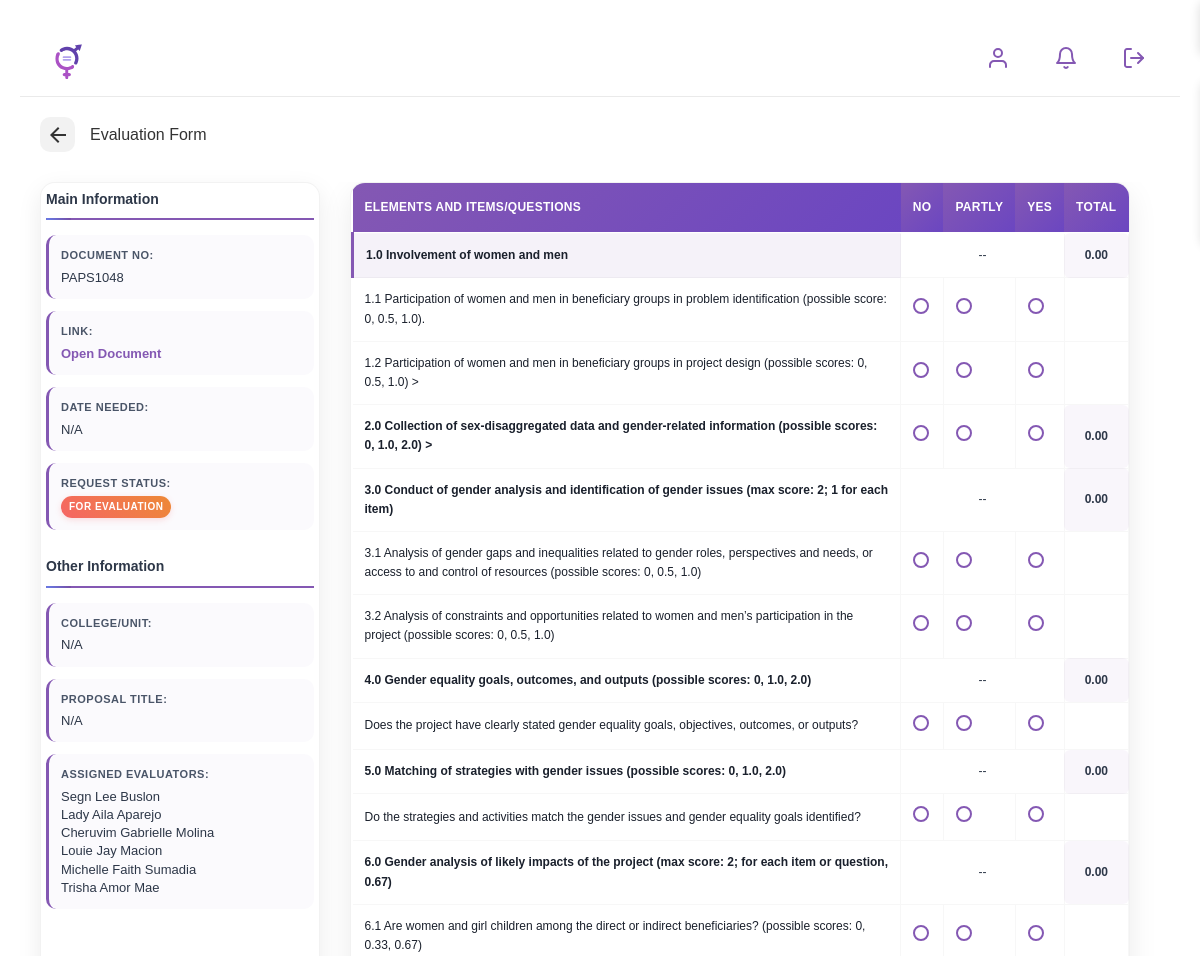
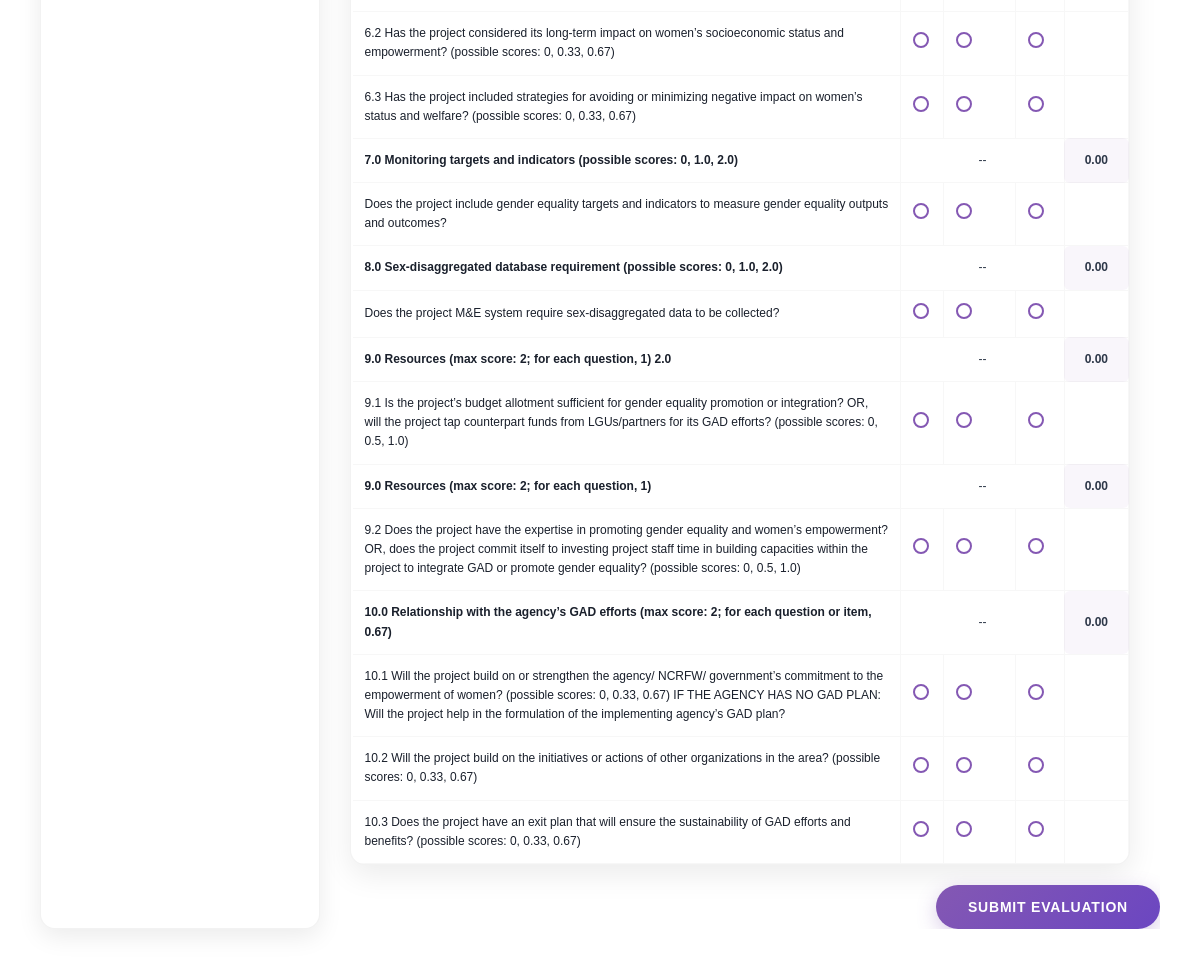
The app's page /evaluation-form.php?papsID=PAPS1048 (signed in) with its own data (2 pictures, top to bottom).
### tables this page shows
CREATE TABLE IF NOT EXISTS `paps` (
  `papsID` varchar(10) NOT NULL,
  `userID` varchar(10) NOT NULL,
  `title` varchar(200) NOT NULL,
  `organization` varchar(25) NOT NULL,
  `dateSubmitted` date NOT NULL DEFAULT (curdate()),
  `fileLink` varchar(1000) NOT NULL,
  `status` enum('unassigned','pending','completed') DEFAULT 'unassigned',
  `finalScore` decimal(10,2) DEFAULT NULL,
  PRIMARY KEY (`papsID`),
  KEY `paps_ibfk_1` (`userID`)
);

CREATE TABLE IF NOT EXISTS `scoresheet` (
  `itemID` varchar(10) NOT NULL,
  `item` text NOT NULL,
  `subitem` text,
  `adminID` varchar(10) NOT NULL,
  `yesValue` decimal(5,2) NOT NULL,
  `noValue` decimal(5,2) NOT NULL,
  `partlyValue` decimal(5,2) NOT NULL,
  PRIMARY KEY (`itemID`),
  KEY `adminID` (`adminID`)
);

### evaluation-form.php (the view, shortened to what this page needs)
<?php
include 'db_connection.php';
$papsID = $_GET['papsID'] ?? null;
$conn = new mysqli($host, $user, $pass, $db);
$res = $conn->query("SELECT MAX(versionID) AS latest FROM ScoresheetVersions");
$versionID = $res->fetch_assoc()['latest'] ?? '';
$stmt = $conn->prepare("SELECT s.* FROM ScoresheetVersions sv JOIN Scoresheet s ON sv.itemID = s.itemID WHERE sv.versionID = ? ORDER BY CAST(SUBSTRING_INDEX(s.item, '.', 1) AS UNSIGNED), s.itemID");
$stmt->bind_param("s", $versionID);
$stmt->execute();
$result = $stmt->get_result();
$scoresheet = [];
while ($row = $result->fetch_assoc()) {
    $item = $row['item'];
    $subitem = $row['subitem'];
    if (!isset($scoresheet[$item])) {
        $scoresheet[$item] = [
            'parent' => $row,
            'subitems' => [],
        ];
    }
    if (!empty($subitem)) {
        $scoresheet[$item]['subitems'][] = $row;
    }
}
$stmt = $conn->prepare("SELECT papsID, title, organization, fileLink, status FROM paps WHERE papsID = ?");
$stmt->bind_param("s", $papsID);
$stmt->execute();
$result = $stmt->get_result();
$papInfo = $result->fetch_assoc();
$stmt = $conn->prepare("SELECT fname, lname FROM assignedeval ae JOIN evaluator e ON ae.evaluatorID = e.evaluatorID WHERE ae.papsID = ?");
$stmt->bind_param("s", $papsID);
$stmt->execute();
$result = $stmt->get_result();
$assignedEvaluators = [];
while ($row = $result->fetch_assoc()) {
    $assignedEvaluators[] = $row['fname'] . ' ' . $row['lname'];
}
?>
<!DOCTYPE html>
<html lang="en">
<head>
  <link rel="stylesheet" href="globalstyles.css">
  <link rel="stylesheet" href="evaluator.css">
  <link rel="stylesheet" href="evaluation-form.css">
</head>
<body style>
    <div class="view" style="min-height: 90vh; margin:0 auto; padding:20px; box-sizing:border-box;">
        <div class="header" style="position:sticky; top:0; z-index:100; background:#fff;">
            <div class="logo">
                <div class="logo-icon">
                    <img src="img/logo.svg" alt="GAD Logo" width="80" height="80">
                </div>
            </div>
           <div class="header-actions">
                <div class="header-icon-container">
                    <button class="icon-button">
                    </button>
                </div>
                    <div class="header-icon-container">
                    <button class="icon-button" id="notification-button" title="Notifications">
                    </button>
                </div>
                <div class="header-icon-container">
                    <button class="icon-button" id="menu-button" title="Log out">
                    </button>
                </div>
            </div>
        </div>
      <div class="subheader-container">
        <div class="subheader-header">
            <div class="header-left">
                <a href="evalhome.php" class="back-icon">
                    <svg width="24" height="24" viewBox="0 0 24 24" fill="none" xmlns="http://www.w3.org/2000/svg">
                        <path d="M20 11H7.83L13.42 5.41L12 4L4 12L12 20L13.41 18.59L7.83 13H20V11Z" fill="#333333"/>
                    </svg>
                </a>
                <div class="subheader-title">Evaluation Form</div>
            </div>
        </div>
      </div>
    <div class="content">
      <div class="sidebar">
        <div class="info-section">
          <h2 class="info-title">Main Information</h2>
          <div class="info-row">
            <div class="info-label">Document No:</div>
            <div class="info-value"><?php echo htmlspecialchars($papInfo['papsID'] ?? 'N/A'); ?></div>
          </div>
          <div class="info-row">
            <div class="info-label">Link:</div>
            <div class="info-value">
              <a href="<?php echo htmlspecialchars($papInfo['fileLink'] ?? '#'); ?>" target="_blank">
                <?php echo !empty($papInfo['fileLink']) ? 'Open Document' : 'No link available'; ?>
              </a>
            </div>
          </div>
          <div class="info-row">
            <div class="info-label">Date Needed:</div>
            <div class="info-value">N/A</div>
          </div>
          <div class="info-row">
            <div class="info-label">Request Status:</div>
            <div class="info-value">
              <span class="badge">FOR EVALUATION</span>
            </div>
          </div>
        </div>
        <div class="info-section">
          <h2 class="info-title">Other Information</h2>
          <div class="info-row">
            <div class="info-label">College/Unit:</div>
            <div class="info-value"><?php echo htmlspecialchars($papInfo['organization'] ?? 'N/A'); ?></div>
          </div>
          <div class="info-row">
            <div class="info-label">Proposal Title:</div>
            <div class="info-value"><?php echo htmlspecialchars($papInfo['title'] ?? 'N/A'); ?></div>
          </div>
<div class="info-row">
  <div class="info-label">Assigned Evaluators:</div>
  <div class="info-value">
    <?php echo !empty($assignedEvaluators) ? implode('<br>', array_map('htmlspecialchars', $assignedEvaluators)) : 'None assigned'; ?>
  </div>
</div>
        </div>
      </div>
<form id="evaluationForm" method="POST" action="save_scores.php" onsubmit="return true;">
<div class="table-container">
<table class="sticky-header">
  <thead>
    <tr>
      <th>Elements and Items/Questions</th>
      <th>No</th>
      <th>Partly</th>
      <th>Yes</th>
      <th>Total</th>
    </tr>
  </thead>
  <tbody>
    <?php foreach ($scoresheet as $item => $group): ?>
    <tr>
      <td><strong><?= htmlspecialchars($item) ?></strong></td>
      <?php if (count($group['subitems']) === 0): ?>
      <td><input type="radio" name="score[<?= $group['parent']['itemID'] ?>]" value="<?= $group['parent']['noValue'] ?>" data-parent="<?= $group['parent']['itemID'] ?>"></td>
      <td><input type="radio" name="score[<?= $group['parent']['itemID'] ?>]" value="<?= $group['parent']['partlyValue'] ?>" data-parent="<?= $group['parent']['itemID'] ?>"></td>
      <td><input type="radio" name="score[<?= $group['parent']['itemID'] ?>]" value="<?= $group['parent']['yesValue'] ?>" data-parent="<?= $group['parent']['itemID'] ?>"></td>
      <td class="total" id="total_item_<?= $group['parent']['itemID'] ?>">0.00</td>
      <?php else: ?>
      <td colspan="3" style="text-align: center;">--</td>
      <td class="total" id="total_item_<?= $group['parent']['itemID'] ?>">0.00</td>
      <?php endif; ?>
    </tr>
    <?php
    usort($group['subitems'], function($a, $b) {
        $aVal = floatval(preg_replace('/[^0-9.]/', '', $a['subitem']));
        $bVal = floatval(preg_replace('/[^0-9.]/', '', $b['subitem']));
        return $aVal <=> $bVal;
    });
    foreach ($group['subitems'] as $sub): ?>
    <tr>
      <td><?= htmlspecialchars($sub['subitem']) ?></td>
      <td><input type="radio" name="score[<?= $sub['itemID'] ?>]" value="<?= $sub['noValue'] ?>" data-parent="<?= $group['parent']['itemID'] ?>"></td>
      <td><input type="radio" name="score[<?= $sub['itemID'] ?>]" value="<?= $sub['partlyValue'] ?>" data-parent="<?= $group['parent']['itemID'] ?>"></td>
      <td><input type="radio" name="score[<?= $sub['itemID'] ?>]" value="<?= $sub['yesValue'] ?>" data-parent="<?= $group['parent']['itemID'] ?>"></td>
      <td></td>
    </tr>
    <?php endforeach; ?>
    <?php endforeach; ?>
  </tbody>
</table>
</div>
<button class="submit-btn" type="submit">Submit Evaluation</button>
</form>
              </div>
      </div>
</body>
</html>

### globalstyles.css (style rules this page uses)
* { margin: 0; padding: 0; box-sizing: border-box; font-family: Arial, Helvetica, sans-serif; }
body { font-family: 'Segoe UI', Tahoma, Geneva, Verdana, sans-serif; background-color: #f5f7fa; color: #333; line-height: 1.6; background-color: #f0f0f0; min-height: 100vh; }
.view { width: 100vw; min-height: 100vh; background-color: white; box-shadow: 0 0 10px rgba(0, 0, 0, 0.1); display: flex; flex-direction: column; }
.header { display: flex; justify-content: space-between; align-items: center; padding: 20px; background-color: white; border-bottom: 1px solid #eaeaea; }
.logo { display: flex; align-items: center; margin-top: 10px; }
.logo-icon { width: 40px; height: 40px; display: flex; align-items: center; margin-left: -10px; }
.header-actions { display: flex; gap: 20px; }
.icon-button { background: none; border: none; cursor: pointer; width: 60px; height: 60px; display: flex; align-items: center; justify-content: center; border-radius: 50%; transition: background-color 0.3s; }
.content { display: flex; justify-content: center; align-items: center; flex: 1; padding: 40px 20px; }
.subheader-container { padding: 20px; }
.header-left { display: flex; align-items: center; }
.back-icon { margin-right: 15px; display: flex; align-items: center; }
.subheader-title { font-size: 16px; font-weight: 500; }
.header-icon-container { display: flex; flex-direction: column; align-items: center; }

### evaluator.css (style rules this page uses)
.header { display: flex; justify-content: space-between; align-items: center; padding: 8px 16px; }
.header-actions { display: flex; gap: 8px; }
.icon-button { padding: 4px; }
.logo { margin-right: 90px; }
.table-container { margin: 0 30px; background: white; border-radius: 12px; overflow: hidden; }

### records on screen
paps: papsID "PAPS1048"
scoresheet: item "1.0 Involvement of women and men", subitem "1.1 Participation of women and men in beneficiary groups in problem identification (possible score: 0, 0.5, 1.0)."
scoresheet: subitem "1.2 Participation of women and men in beneficiary groups in project design (possible scores: 0, 0.5, 1.0) >"
scoresheet: item "2.0 Collection of sex-disaggregated data and gender-related information (possible scores: 0, 1.0, 2.0) >"
scoresheet: item "3.0 Conduct of gender analysis and identification of gender issues (max score: 2; 1 for each item)", subitem "3.1 Analysis of gender gaps and inequalities related to gender roles, perspectives and needs, or access to and control of resources (possible scores: 0, 0.5, 1.0)"
scoresheet: subitem "3.2 Analysis of constraints and opportunities related to women and men’s participation in the project (possible scores: 0, 0.5, 1.0)"
scoresheet: item "4.0 Gender equality goals, outcomes, and outputs (possible scores: 0, 1.0, 2.0)", subitem "Does the project have clearly stated gender equality goals, objectives, outcomes, or outputs?"
scoresheet: item "5.0 Matching of strategies with gender issues (possible scores: 0, 1.0, 2.0)", subitem "Do the strategies and activities match the gender issues and gender equality goals identified?"
scoresheet: item "6.0 Gender analysis of likely impacts of the project (max score: 2; for each item or question, 0.67)", subitem "6.1 Are women and girl children among the direct or indirect beneficiaries? (possible scores: 0, 0.33, 0.67)"
scoresheet: subitem "6.2 Has the project considered its long-term impact on women’s socioeconomic status and empowerment? (possible scores: 0, 0.33, 0.67)"
scoresheet: subitem "6.3 Has the project included strategies for avoiding or minimizing negative impact on women’s status and welfare? (possible scores: 0, 0.33, 0.67)"
scoresheet: item "7.0 Monitoring targets and indicators (possible scores: 0, 1.0, 2.0)", subitem "Does the project include gender equality targets and indicators to measure gender equality outputs and outcomes?"
scoresheet: item "8.0 Sex-disaggregated database requirement (possible scores: 0, 1.0, 2.0)", subitem "Does the project M&E system require sex-disaggregated data to be collected?"
scoresheet: item "9.0 Resources (max score: 2; for each question, 1) 2.0", subitem "9.1 Is the project’s budget allotment sufficient for gender equality promotion or integration? OR, will the project tap counterpart funds from LGUs/partners for its GAD efforts? (possible scores: 0, 0.5, 1.0)"
scoresheet: item "9.0 Resources (max score: 2; for each question, 1)", subitem "9.2 Does the project have the expertise in promoting gender equality and women’s empowerment? OR, does the project commit itself to investing project staff time in building capacities within the project to integrate GAD or promote gender equality? (possible scores: 0, 0.5, 1.0)"
scoresheet: item "10.0 Relationship with the agency’s GAD efforts (max score: 2; for each question or item, 0.67)", subitem "10.3 Does the project have an exit plan that will ensure the sustainability of GAD efforts and benefits? (possible scores: 0, 0.33, 0.67)"
scoresheet: subitem "10.1 Will the project build on or strengthen the agency/ NCRFW/ government’s commitment to the empowerment of women? (possible scores: 0, 0.33, 0.67) IF THE AGENCY HAS NO GAD PLAN: Will the project help in the formulation of the implementing agency’s GAD plan?"
scoresheet: subitem "10.2 Will the project build on the initiatives or actions of other organizations in the area? (possible scores: 0, 0.33, 0.67)"

### other values on screen
implode('<br>', array_map('htmlspecialchars', $assignedEvaluators)) "Segn Lee Buslon Lady Aila Aparejo Cheruvim Gabrielle Molina Louie Jay Macion Michelle Faith Sumadia Trisha Amor Mae"
